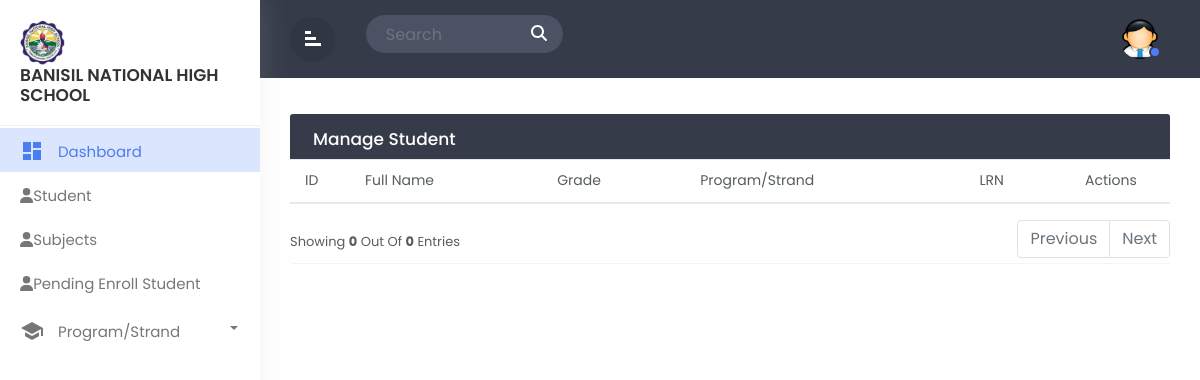
/admin_ABM.php, run on an earlier commit of the app's database.
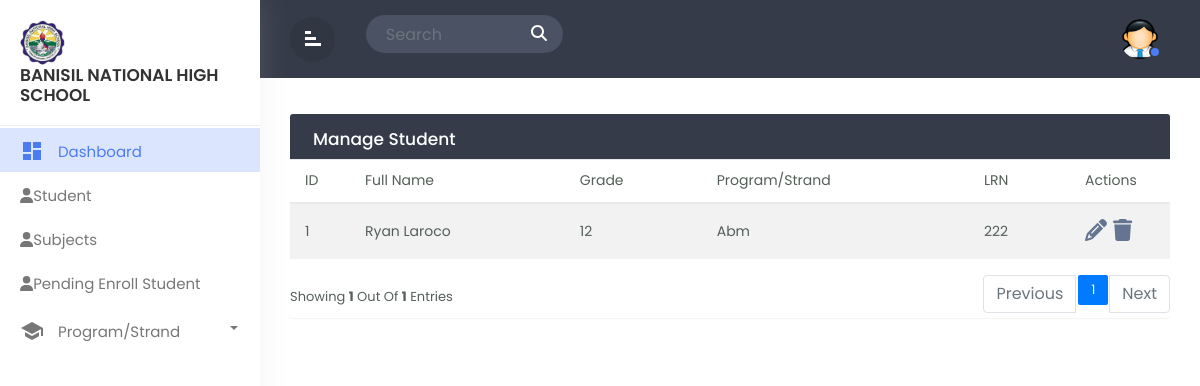
And on a later commit of the database.
### tables this page shows
CREATE TABLE `tbl_userinfo` (
  `user_id` int(11) NOT NULL,
  `firstname` varchar(244) NOT NULL,
  `middlename` varchar(244) NOT NULL,
  `lastname` varchar(244) NOT NULL,
  `suffix` varchar(244) NOT NULL,
  `gender` varchar(244) NOT NULL,
  `birthday` date NOT NULL,
  `age` int(11) NOT NULL
);

CREATE TABLE `tbl_enrollment` (
  `enrollment_id` int(11) NOT NULL,
  `userinfo_id` int(11) NOT NULL,
  `admit_type` varchar(244) NOT NULL,
  `grade` varchar(244) NOT NULL,
  `program` varchar(244) NOT NULL,
  `term` varchar(244) NOT NULL,
  `lrn` int(11) NOT NULL,
  `lsa` varchar(244) NOT NULL
);

### admin_ABM.php (the view, shortened to what this page needs)
<!doctype html>
<html lang="en">
  <head>
        <link rel="stylesheet" href="css/bootstrap.min.css">
        <link rel="stylesheet" href="css/custom.css">
  </head>
  <body>
<div class="wrapper">
         <nav id="sidebar">
            <div class="sidebar-header">
                <h3><img src="img/logo.png" class="img-fluid"/><br>Banisil National High School</br></h3>
            </div>
            <ul class="list-unstyled components">
			<li  class="active">
                    <a href="admin_dashboard.php" class="dashboard"><i class="material-icons">dashboard</i>
					<span>Dashboard</span></a>
                </li>
                <li class="">
                    <a href="admin_student.php"><i class="fas fa-user"></i><span>Student</span></a>
                </li>
                <li class="">
                    <a href="admin_subject.php"><i class="fas fa-user"></i><span>Subjects</span></a>
                </li>
                <li class="">
                    <a href="admin_pending.php"><i class="fas fa-user"></i><span>Pending Enroll Student</span></a>
                </li>
                <li class="dropdown">
                    <a href="#homeSubmenu1" data-toggle="collapse" aria-expanded="false" class="dropdown-toggle">
                        <i class="material-icons">school</i> Program/Strand
                    </a>
                </li>
                    </ul>
        </nav>
		<div id="content">
		   <div class="top-navbar">
		      <div class="xp-topbar">
                <div class="row">
                    <div class="col-2 col-md-1 col-lg-1 order-2 order-md-1 align-self-center">
                        <div class="xp-menubar">
                               <span class="material-icons text-white">signal_cellular_alt
							   </span>
                         </div>
                    </div>
                    <div class="col-md-5 col-lg-3 order-3 order-md-2">
                      <div class="xp-searchbar">
                        <form>
                          <div class="input-group">
                            <input type="search" class="form-control" placeholder="Search" id="searchInput">
                            <div class="input-group-append">
                              <button class="btn" type="submit" id="searchButton">
                                <i class="fas fa-search"></i>
                              </button>
                            </div>
                          </div>
                        </form>
                      </div>
                    </div>
                    <div class="col-10 col-md-6 col-lg-8 order-1 order-md-3">
                        <div class="xp-profilebar text-right">
                    <nav class="navbar p-0">
                              <ul class="nav navbar-nav flex-row ml-auto">
                                  <li class="nav-item dropdown">
                                      <a class="nav-link" href="#" data-toggle="dropdown">
                      <img src="img/admin.png" style="width:40px; border-radius:50%;"/>
                      <span class="xp-user-live"></span>
                      </a>
                          </li>
                      </ul>
                    </nav>
                        </div>
                    </div>
                </div>
            </div>
		   </div>
		   <div class="main-content">
			  <div class="row">
				<div class="col-md-12">
				<div class="table-wrapper">
    <div class="table-title">
      <div class="row">
        <div class="col-sm-6 p-0 d-flex justify-content-lg-start justify-content-center">
          <h2 class="ml-lg-2">Manage Student</h2>
        </div>
      </div>
    </div>
    <?php
    include 'dbcon.php';
    $limit = 5;
    $page = isset($_GET['page']) ? $_GET['page'] : 1;
    $sqlCount = "SELECT COUNT(*) AS total FROM tbl_userinfo
              JOIN tbl_user_level ON tbl_user_level.user_level_id = tbl_userinfo.user_id
              JOIN tbl_enrollment ON tbl_enrollment.userinfo_id = tbl_userinfo.user_id
              WHERE tbl_user_level.level = 'STUDENT' AND tbl_enrollment.program = 'ABM'";
    $resultCount = mysqli_query($conn, $sqlCount);
    $rowCount = mysqli_fetch_assoc($resultCount)['total'];
    $totalPages = ceil($rowCount / $limit);
    $offset = ($page - 1) * $limit;
    $sql = "SELECT tbl_userinfo.user_id, tbl_userinfo.firstname, tbl_userinfo.middlename, tbl_userinfo.lastname, tbl_userinfo.suffix, tbl_enrollment.userinfo_id, tbl_enrollment.admit_type, tbl_enrollment.grade, tbl_enrollment.program, tbl_enrollment.term, tbl_enrollment.lrn, tbl_enrollment.lsa, tbl_user_status.status, tbl_user_level.level
            FROM tbl_userinfo
            JOIN tbl_enrollment ON tbl_userinfo.user_id = tbl_enrollment.userinfo_id
            JOIN tbl_user_status ON tbl_userinfo.user_id = tbl_user_status.userinfo_id
            JOIN tbl_user_level ON tbl_userinfo.user_id = tbl_user_level.userinfo_id
            WHERE tbl_user_level.level = 'STUDENT' AND tbl_enrollment.program = 'ABM' AND tbl_user_status.status = '1'
            LIMIT $limit OFFSET $offset";
    $result = mysqli_query($conn, $sql);
    ?>
<table class="table table-striped table-hover" id="abm_table">
  <thead>
    <tr>
      <th>ID</th>
      <th>Full Name</th>
      <th>Grade</th>
      <th>Program/Strand</th>
      <th>LRN</th>
      <th>Actions</th>
    </tr>
  </thead>
  <tbody>
    <?php foreach ($result as $row): ?>
      <tr>
        <td><?php echo $row['user_id'] ?></td>
        <td><?php echo $row['firstname'] . ' ' . $row['lastname']; ?></td>
        <td><?php echo $row['grade']; ?></td>
        <td><?php echo $row['program']; ?></td>
        <td><?php echo $row['lrn'] ?></td>
        <td>
        <a href="admin_student_edit.php?user_id=<?php echo $row['user_id']?>" class="edit">
        <i class="fas fa-pencil" data-toggle="tooltip" title="Edit">&#xE254;</i>
        </a>
        <a href="admin_student_delete.php?user_id=<?php echo $row['user_id']?>" class="delete">
        <i class="fas fa-trash" data-toggle="tooltip" title="delete"></i>
        </a>
        </td>
      </tr>
    <?php endforeach; ?>
  </tbody>
</table>
<div class="clearfix">
<div class="hint-text">Showing <b><?php echo mysqli_num_rows($result) ?></b> out of <b><?php echo mysqli_num_rows($result) ?></b> entries</div>
  <ul class="pagination">
    <?php if ($page > 1): ?>
      <li class="page-item"><a href="?page=<?php echo ($page - 1) ?>" class="page-link">Previous</a></li>
    <?php else: ?>
      <li class="page-item disabled"><span class="page-link">Previous</span></li>
    <?php endif; ?>
    <?php for ($i = 1; $i <= $totalPages; $i++): ?>
      <li class="page-item <?php if ($i == $page) echo 'active' ?>">
        <a href="?page=<?php echo $i ?>" class="page-link"><?php echo $i ?></a>
      </li>
    <?php endfor; ?>
    <?php if ($page < $totalPages): ?>
      <li class="page-item"><a href="?page=<?php echo ($page + 1) ?>" class="page-link">Next</a></li>
    <?php else: ?>
      <li class="page-item disabled"><span class="page-link">Next</span></li>
    <?php endif; ?>
  </ul>
</div>
</div>
			  </div>
		</div>
</div>
</div>
  </body>
  </html>

### css/custom.css (style rules this page uses)
body,html { line-height:1.8; font-family:'Poppins',sans-serif; color:#555e58; text-transform:capitalize; font-weight:400; margin:0px; padding:0px; }
.material-icons { font-family: 'Material Icons'; font-weight: normal; font-style: normal; font-size: 24px; display: inline-block; line-height: 1; text-transform: none; letter-spacing: normal; word-wrap: normal; white-space: nowrap; direction: ltr; -webkit-font-smoothing: antialiased; text-rendering: optimizeLegibility; -moz-osx-font-smoothing: grayscale; font-feature-settings: 'liga'; }
a { color:#333; font-weight:400; }
button { cursor:pointer; }
ul,ol { padding:0px; margin:0px; list-style:none; }
a,a:hover,a:focus { color:#333; text-decoration:none; transition:all 0.3s; }
.wrapper { position:relative; width:100%; overflow:auto; }
#sidebar { position:fixed; height:100%!important; top:0; left:0; bottom:0; z-index:11; width:260px; overflow:auto; transition:all 0.3s; background-color:#fff; box-shadow:0 0 30px 0 rgba(200 200 200 / 20%); }
@media only screen and (min-width:992px) { #content { width:calc(100% - 260px); position:relative; float:right; transition:all 0.3s; } }
#sidebar .sidebar-header { padding:20px; background-color:#fff; border-bottom:1px solid #eee; }
.sidebar-header h3 { color:#333; font-size:17px; margin:0px; text-transform:uppercase; transition:all 0.5s ease; font-weight:600; }
.sidebar-header h3 img { width:45px; margin-right:10px; }
#sidebar ul li { padding:2px 0px; }
#sidebar ul li.active> a { color:#4c7cf3; background-color:#DBE5FD; }
#sidebar ul li.active> a i { color:#4c7cf3; }
.dropdown-toggle::after { position:absolute; right:22px; top:18px; color:#777777; }
#sidebar ul li.dropdown { position:sticky; }
#sidebar ul li a { padding:5px 10px 5px 20px; line-height:30px; font-size:15px; position:relative; font-weight:400; display:block; color:#777777; text-transform:capitalize; }
#sidebar ul li a i { position:relative; margin-right:10px; top:6px; }
#content { position:relative; transition:all 0.5s; background-attachment:#f9fafc; }
.top-navbar { width:100%; z-index:9; position:relative; padding:15px 30px; background-color:#353b48; }
input[type="search"] { background-color:#4a5263; color:#fff; padding-left:20px; border:none; border-radius:50px 0px 0px 50px; }
.input-group-append { margin-left:-1px; }
.xp-searchbar .btn { background-color:#4a5263; color:#fff; font-weight:600; font-size:16px; border-radius:0 50px 50px 0; padding:4px 15px; }
.main-content { padding:30px 30px 0px 30px; }
.navbar { background-color:#353B48; color:#fff; }
.xp-menubar { border-radius:50%; width:45px; height:45px; line-height:45px; text-align:center; margin-right:20px; border:none; color:#fff; cursor:pointer; background-color:rgba(0,0,0,0.09); }
.xp-menubar span { margin:9px; padding:0px; transform:rotate(90deg); }
.navbar-nav > li > a { color:#fff; }
.navbar-nav li a { position:relative; display:block; padding:4px 10px!important; }
.xp-user-live { position:absolute; bottom:5px; right:9px; width:12px; height:12px; border-radius:50%; border:2px solid #353b48; background-color:#4c7cf3; }
.table-wrapper { background-color: #fff; margin:6px 0px 40px 0px; width: 100%; overflow: auto; border-radius: 3px; box-shadow: 0 1px 1px rgb(0 0 0 / 5%); }
.table-title { background:#353b48; color:#fff; position:sticky; top:0; width:100%; left:0; padding:10px 30px; border-radius:0px 0px 0 0; }
.table-title h2 { margin:5px 0 0; font-size:17px; }
table.table tr th, table.table tr td { border-color:#e9e9e9; padding:8px 15px; font-size:14px; font-weight: 400; vertical-align:middle; }
table.table tr th:first-child { width:60px; }
table.table tr th:last-child { width:100px; }
table.table td:last-child { opacity:0.9; font-size:22px; margin:0px 5px; }
table.table td a { font-weight:bold; color:#566787; display:inline-block; text-decoration:none; outline:none!important; }
.edit { color:#FFC107; }
.delete { color:#F44336; }
.pagination { float:right; margin:0 0 5px; }
.pagination li a { border:none; font-size:13px; min-width:30px; min-height:30px; color:#999; margin:0 2px; line-height:30px; border-radius:2px!important; text-align:center; padding:0 6px; }
.hint-text { float:left; margin-top:10px; font-size:13px; }

What changed in the data, as far as the page shows it:
now on this page (row edited): tbl_userinfo: user_id "1", firstname "Ryan", lastname "Laroco", tbl_enrollment.grade "12", tbl_enrollment.program "Abm", tbl_enrollment.lrn "222"
Also different on the page:
mysqli_num_rows($result): "0" → "1"
new list line: "1"
